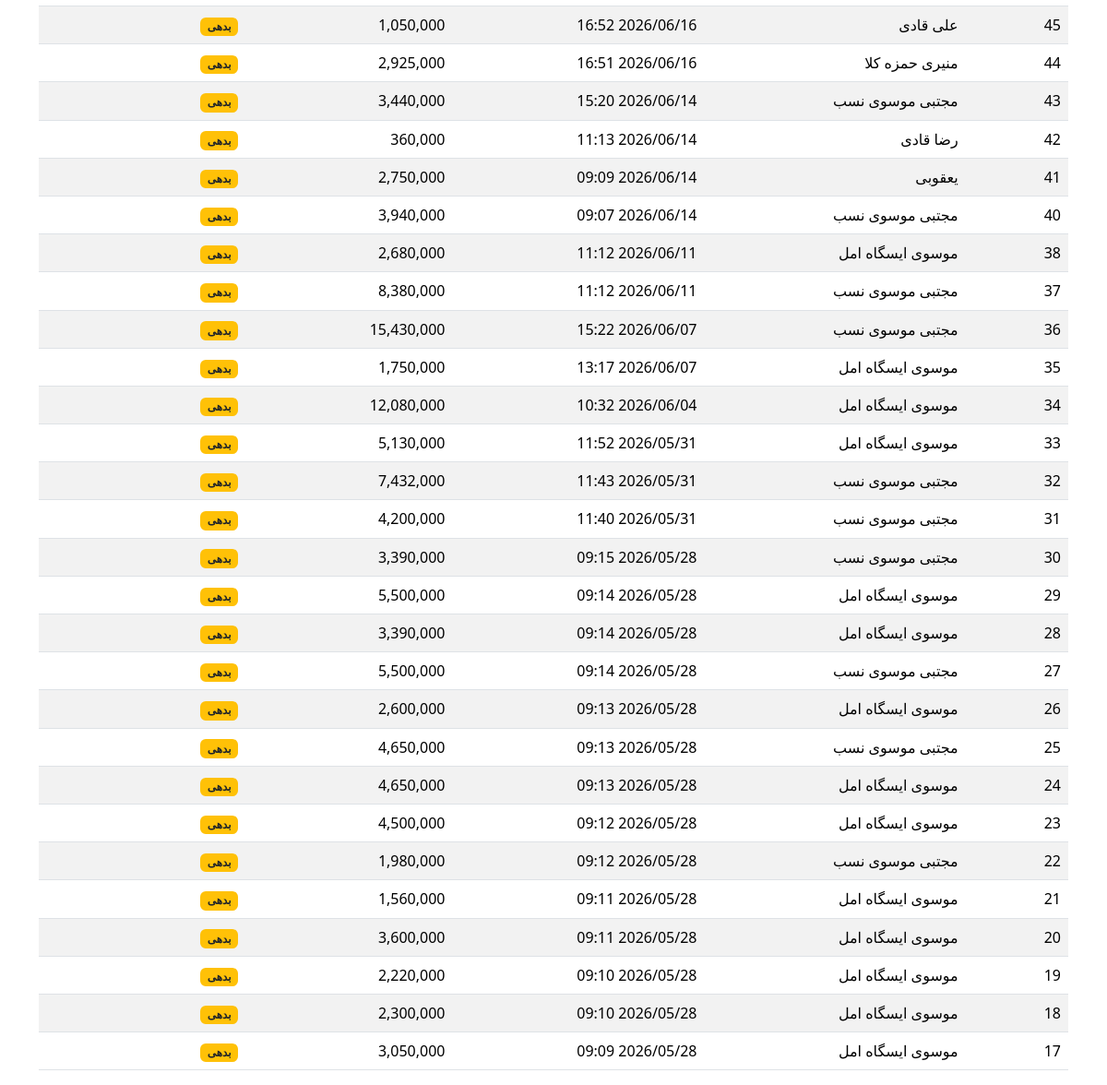
Page /sales/purchases/ (signed in, lower part) on the earlier database version.
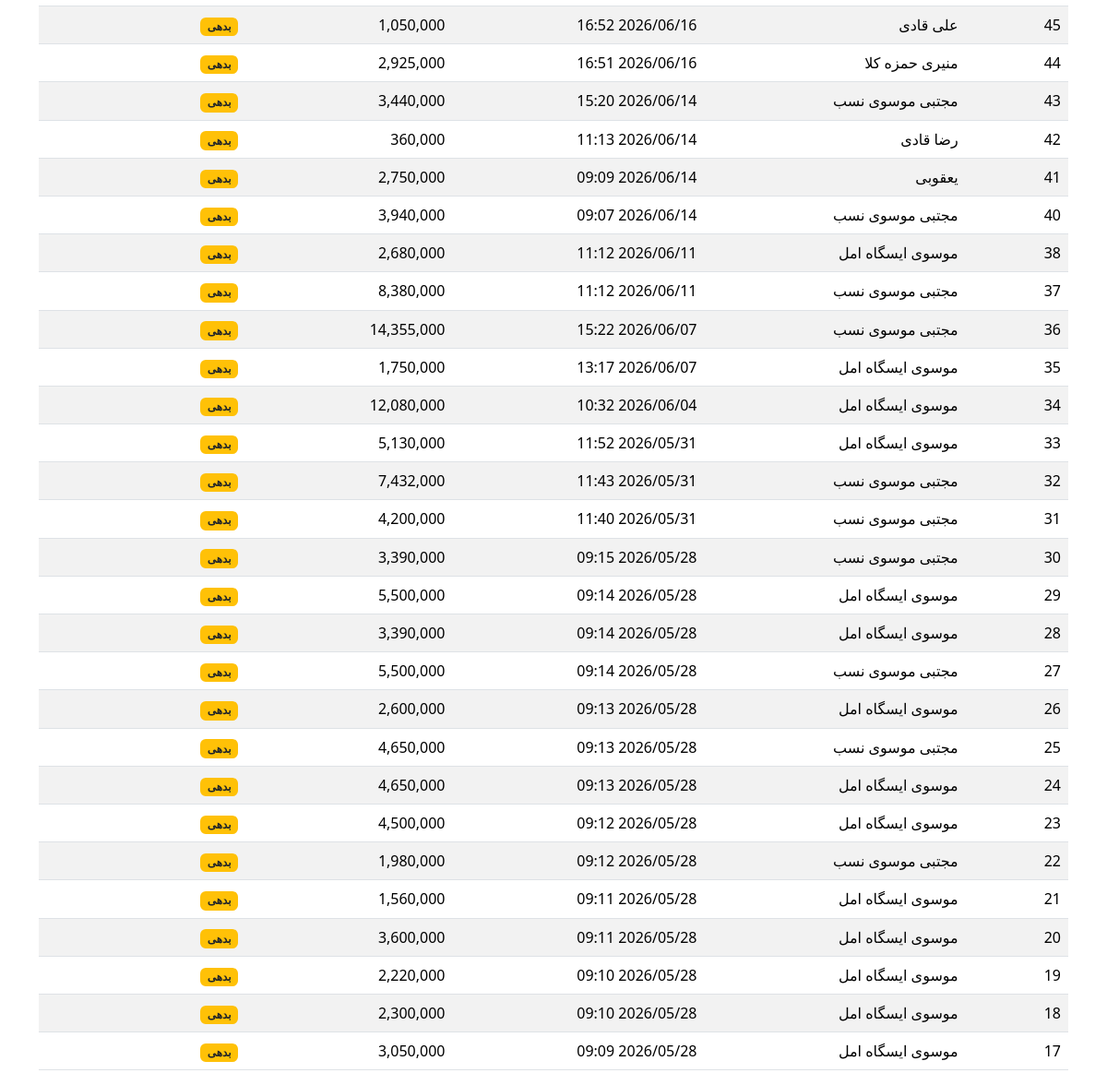
Same page on the later database version.
### inventory/models.py (models this page shows, shortened)
class Purchase(models.Model):
    supplier = models.ForeignKey(Supplier, on_delete=models.PROTECT, verbose_name="تأمین‌کننده")
    created_at = models.DateTimeField(auto_now_add=True, verbose_name="تاریخ")
    total_amount = models.DecimalField(max_digits=14, decimal_places=0, verbose_name="مبلغ کل (تومان)")
    is_paid = models.BooleanField(default=False, verbose_name="پرداخت شده")
    class Meta:
        verbose_name = "خرید"
        verbose_name_plural = "خریدها"

class Supplier(models.Model):
    name = models.CharField(max_length=200, verbose_name="نام")
    phone = models.CharField(max_length=15, blank=True, verbose_name="تلفن")
    address = models.TextField(blank=True, verbose_name="آدرس")
    class Meta:
        verbose_name = "تأمین‌کننده"
        verbose_name_plural = "تأمین‌کنندگان"

### sales/views.py (the view)
# urls.py: path('purchases/', views.PurchaseListView.as_view(), name='purchase_list'),
@login_required
def purchase_list(request):
    purchases = Purchase.objects.all().order_by('-created_at')
    return render(request, 'sales/purchase_list.html', {'purchases': purchases})

### sales/templates/sales/purchase_list.html (shortened to what this page needs)
{% extends 'sales/base.html' %}
{% load humanize %}
{% block content %}
{% if purchases %}
<div class="table-responsive">
    <table class="table table-striped table-hover">
        <tbody>
            {% for purchase in purchases %}
            <tr>
                <td>{{ purchase.id }}</td>
                <td>{{ purchase.supplier.name }}</td>
                <td>{{ purchase.created_at|date:"Y/m/d H:i" }}</td>
                <td>{{ purchase.total_amount|intcomma }}</td>
                <td>
                    {% if purchase.is_paid %}
                        <span class="badge bg-success">پرداخت شده</span>
                    {% else %}
                        <span class="badge bg-warning text-dark">بدهی</span>
                    {% endif %}
                </td>
            </tr>
            {% empty %}
            <tr>
                <td colspan="5" class="text-center">هیچ خریدی ثبت نشده است.</td>
            </tr>
            {% endfor %}
        </tbody>
    </table>
</div>
{% else %}
<div class="alert alert-info">هنوز هیچ خریدی ثبت نشده است. <a href="{% url 'purchase_create' %}">ثبت اولین خرید</a></div>
{% endif %}
{% endblock %}

Differences in the rows shown:
changed Purchase id 36: total_amount "15,430,000" → "14,355,000"
